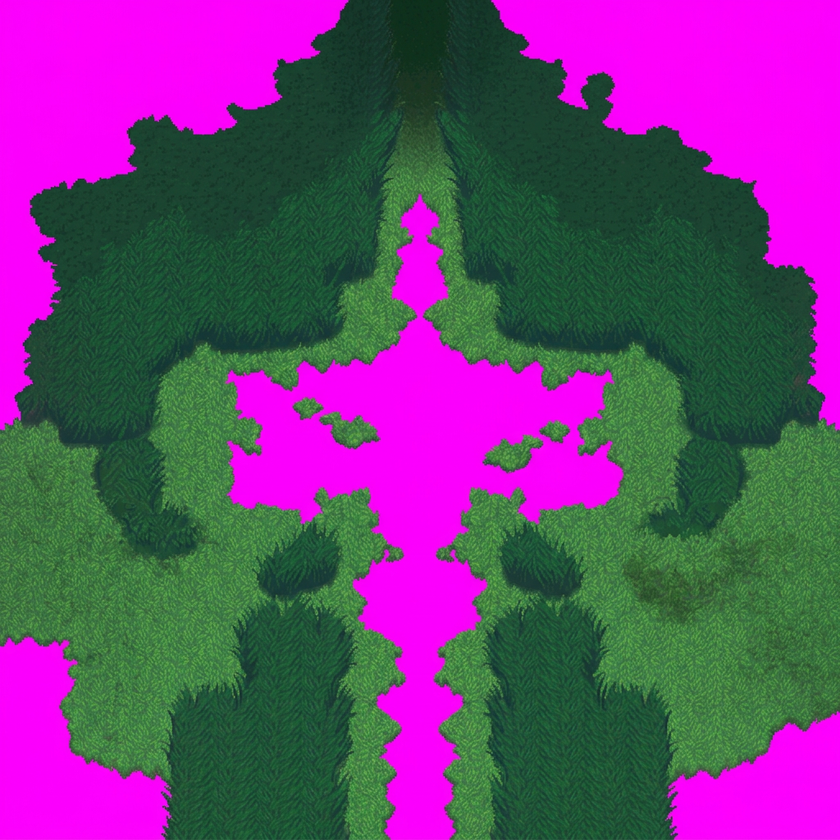
#> input picture source/froggy_forest_dungeon_entry_generated/01_forest_ground_magenta.png, 840 x 840 px, shrunk from 1024 x 1024 before the run
$ python build.py
#> lines starting #> are read from the running program, lines starting #| are printed output that depends on the picture
from pathlib import Path
import json, hashlib
import numpy as np
from PIL import Image
S=Path(__file__).parent
O=Path('renders/froggy_forest_dungeon_entry_multicalque'); O.mkdir(parents=True,exist_ok=True)
files=[('01_sol_foret','01_forest_ground_magenta.png'),('02_falaises_rochers','02_cliffs_rocks_magenta.png'),('03_cascades_eau','04_water_cascades_magenta.png'),('04_chemin_entree','03_path_entrance_floor_magenta.png'),('05_vegetation','05_vegetation_magenta.png'),('06_entree_donjon','06_dungeon_entrance_magenta.png')]
def key(p):
    im=Image.open(S/p).convert('RGBA'); a=np.array(im).astype(np.int32); c=a[0,0,:3]
#> after `c = a[0, 0, :3]`: c = [250, 1, 252]
    d=np.sqrt(((a[:,:,:3]-c)**2).sum(axis=2)); a[:,:,3]=np.clip((d-55)*6,0,255).astype(np.uint8)
#> after `d = np.sqrt(((a[:, :, :3] - c) ** 2).sum(axis=2))`:
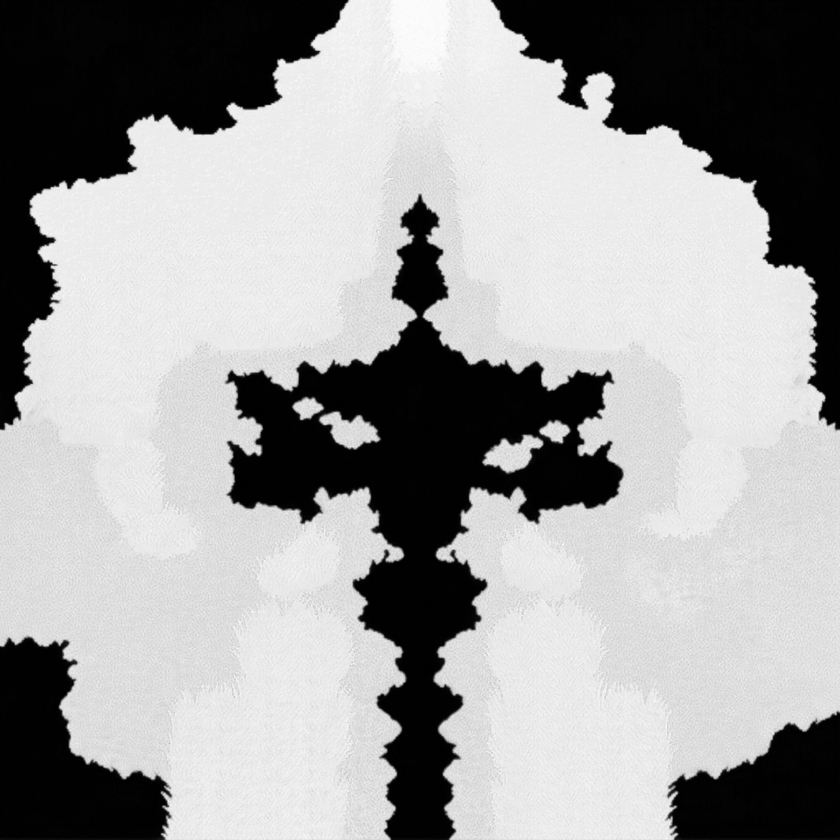
#> d: shape (840, 840) float64; min 0, max 334.2, mean 208.5; drawn with min black and max white
#> after `a[:, :, 3] = np.clip((d - 55) * 6, 0, 255).astype(np.uint8)`:
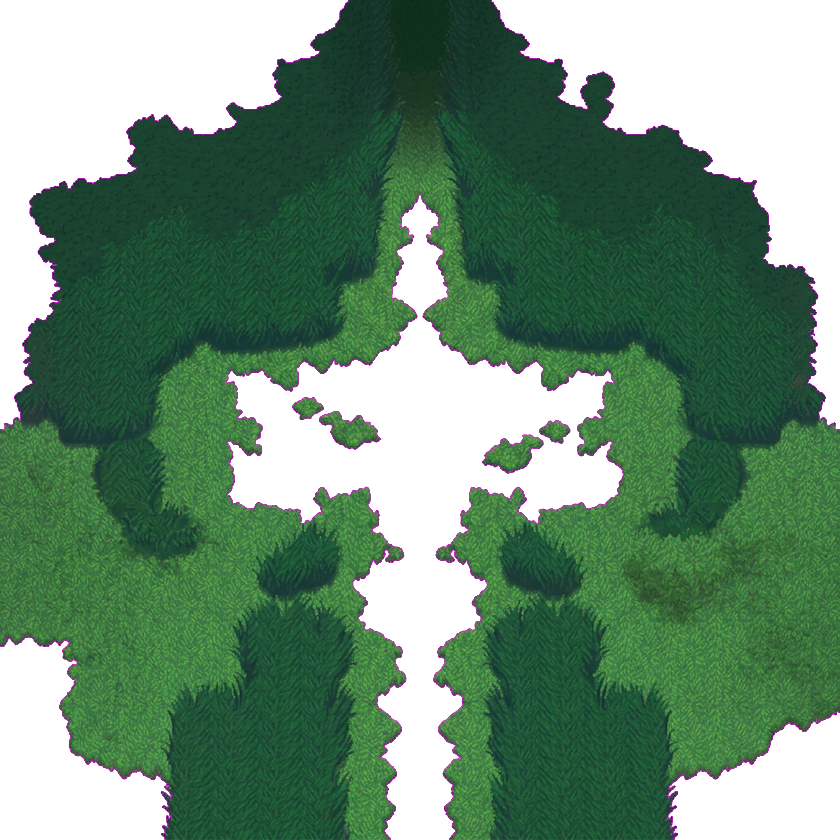
#> a: shape (840, 840, 4) int32; mean R, G, B, A 108.2, 66, 117.5, 177.4; transparent parts drawn white
    return Image.fromarray(a.astype(np.uint8))
ims=[]
for n,f in files:
    im=key(f'{S.name}/{f}') if False else key(S/f)
    im.save(O/f'{n}.png'); ims.append(im)
#> pass 2 of the loop `for n,f in files:`:
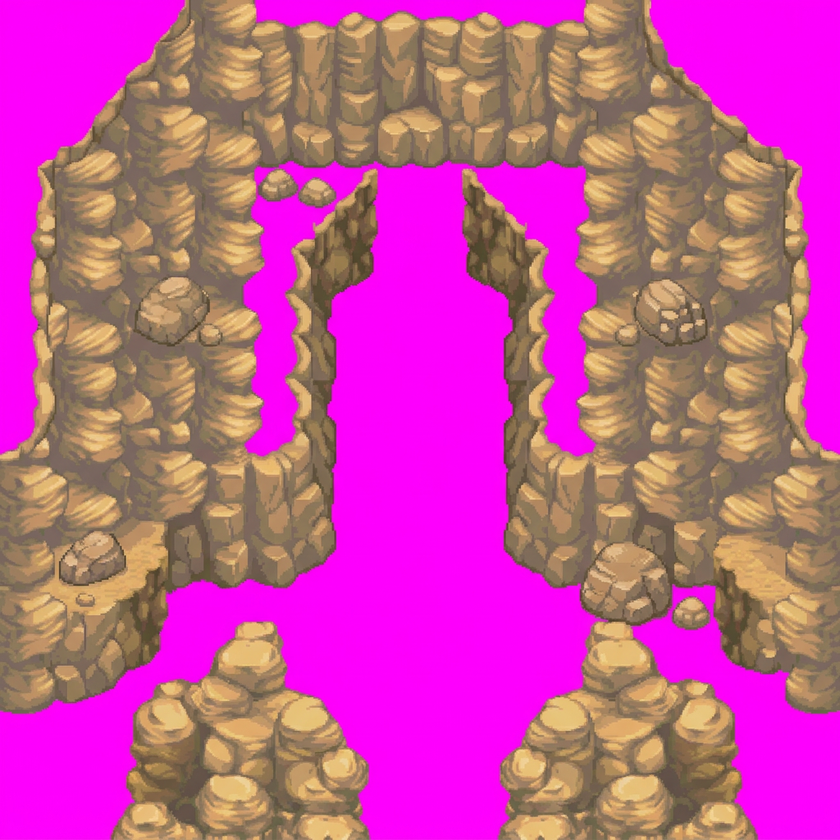
#> input picture source/froggy_forest_dungeon_entry_generated/02_cliffs_rocks_magenta.png, 840 x 840 px, shrunk from 1024 x 1024 before the run
#> c = [253, 1, 254]
#> in key (call 2), `d = np.sqrt(((a[:, :, :3] - c) ** 2).sum(axis=2))`:
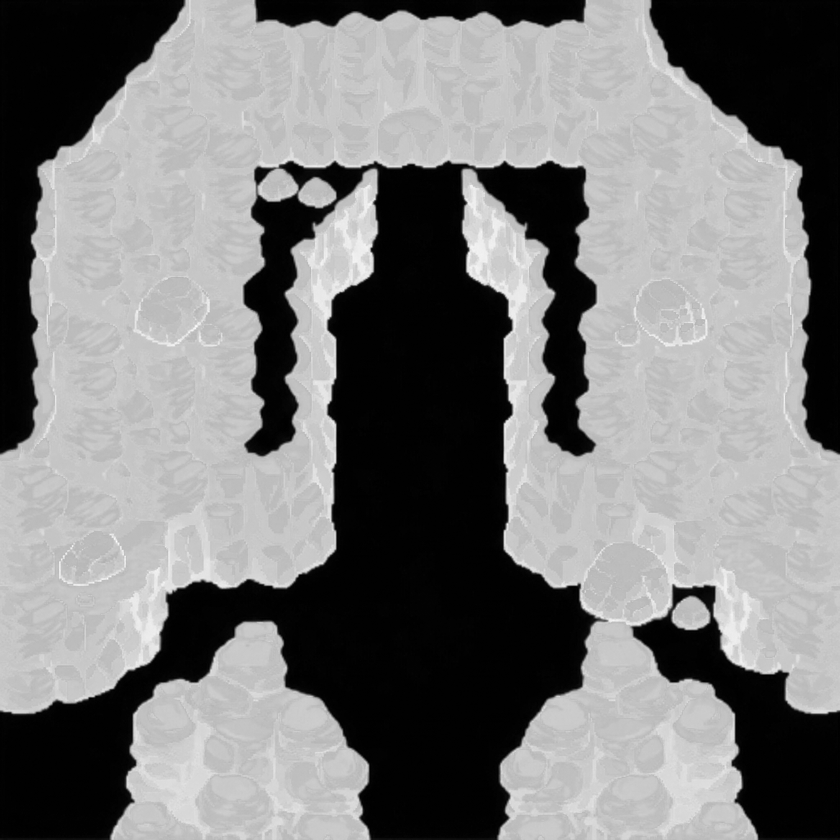
#> d: shape (840, 840) float64; min 0, max 296.3, mean 145.6; drawn with min black and max white
#> in key (call 2), `a[:, :, 3] = np.clip((d - 55) * 6, 0, 255).astype(np.uint8)`:
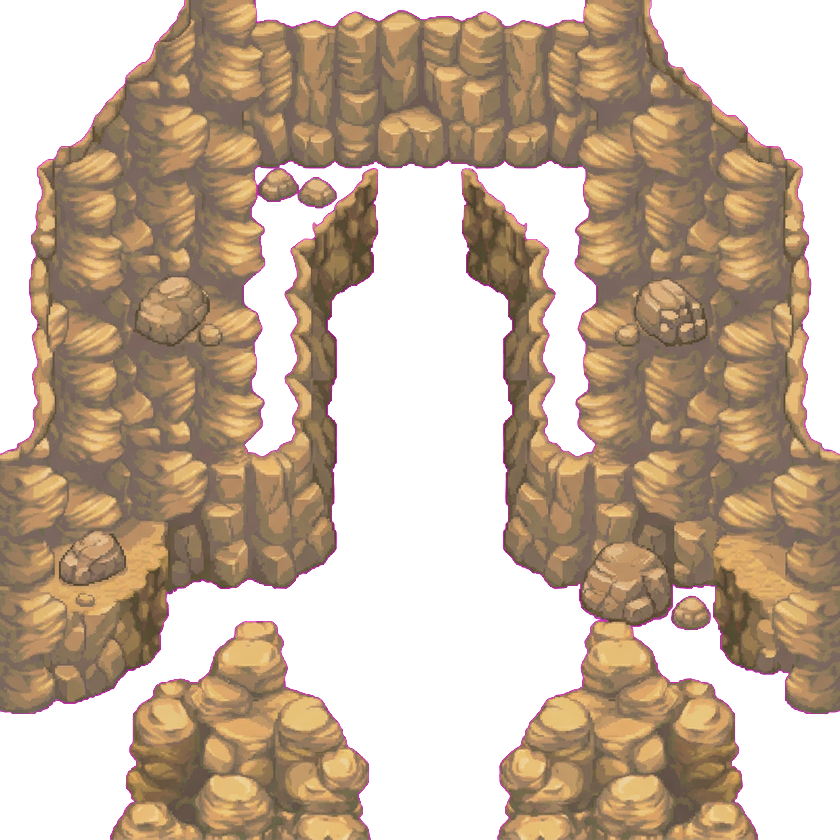
#> a: shape (840, 840, 4) int32; mean R, G, B, A 194.4, 81.6, 153.4, 161.2; transparent parts drawn white
#> pass 3 of the loop `for n,f in files:`:
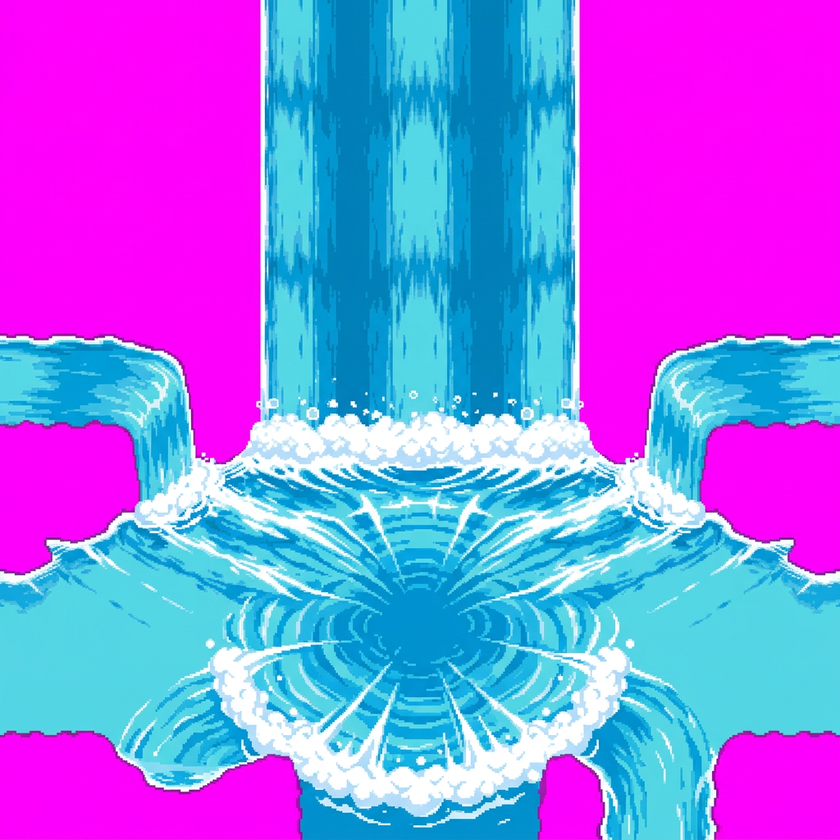
#> input picture source/froggy_forest_dungeon_entry_generated/04_water_cascades_magenta.png, 840 x 840 px, shrunk from 1024 x 1024 before the run
#> c = [250, 1, 250]
#> in key (call 3), `d = np.sqrt(((a[:, :, :3] - c) ** 2).sum(axis=2))`:
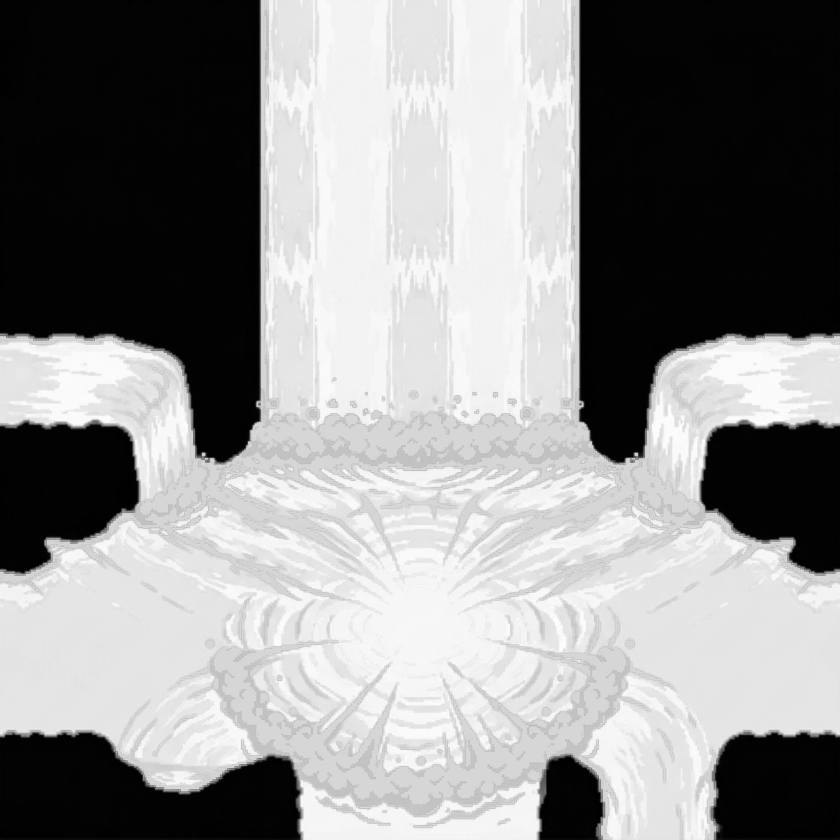
#> d: shape (840, 840) float64; min 0, max 301.4, mean 170.2; drawn with min black and max white
#> in key (call 3), `a[:, :, 3] = np.clip((d - 55) * 6, 0, 255).astype(np.uint8)`:
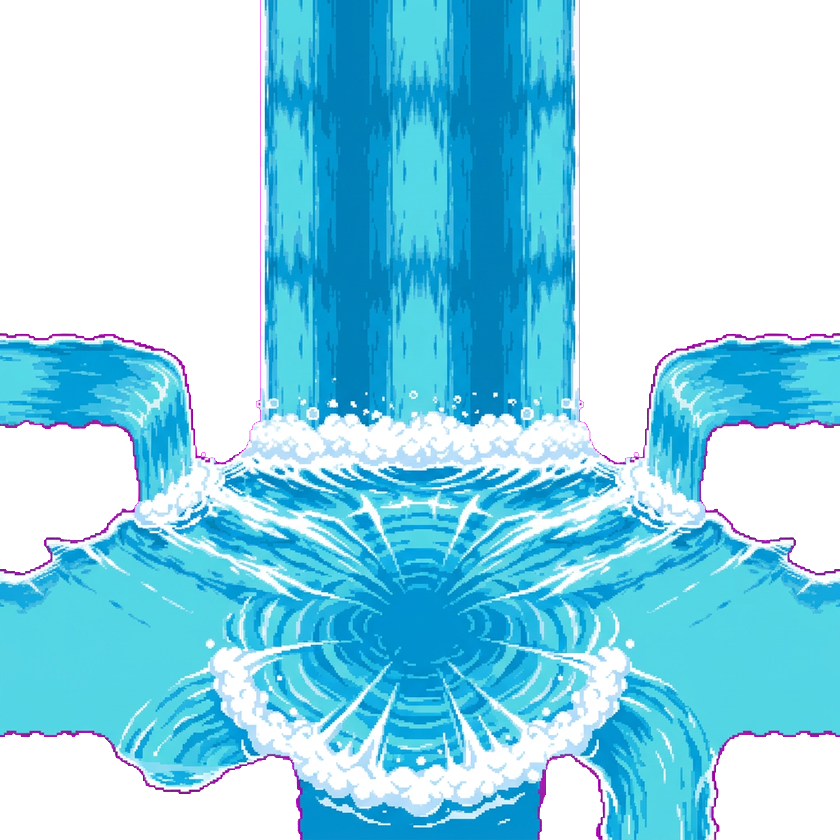
#> a: shape (840, 840, 4) int32; mean R, G, B, A 145.7, 119.2, 233.2, 159.5; transparent parts drawn white
#> the loop made 6 passes; the first 3 are shown
full=Image.new('RGBA',ims[0].size,(22,44,35,255))
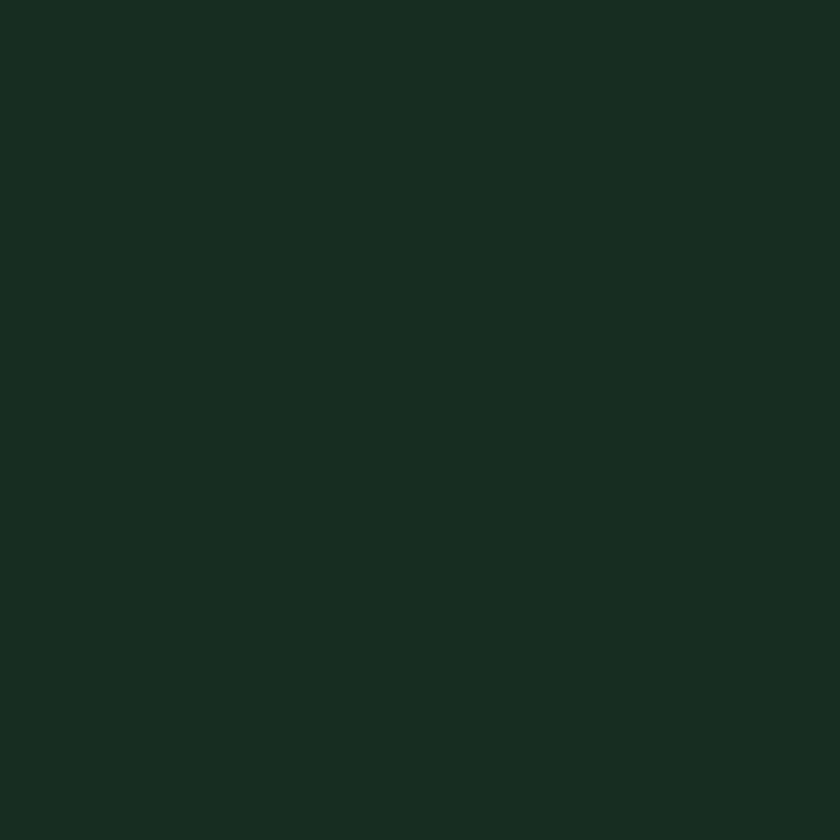
#> full: PIL image 840x840 RGBA; mean R, G, B, A 22, 44, 35, 255
for im in ims: full.alpha_composite(im)
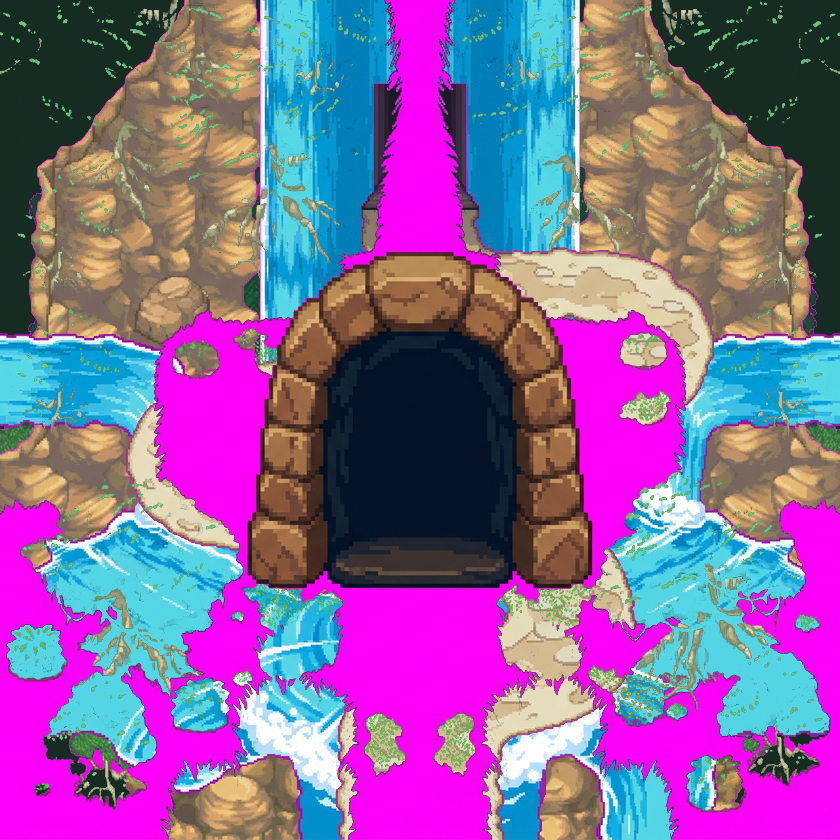
#> full: PIL image 840x840 RGBA; mean R, G, B, A 135.5, 100.7, 152.5, 255
full.save(O/'Froggy_Forest_Entree_Donjon_Cascades_Multicalque.png')
manifest={'canvas_px':list(full.size),'method':'six independently generated image-generator layers, chroma-keyed then recomposed','references':['Foggy_Forest_Base_Camp_TDS.png','entrancecascade.png','Mystifying_Forest_entrance_TDS.png','Waterfall_Cave_ledge_TDS.png'],'layers':[n+'.png' for n,_ in files],'water_only_where_generated':'03_cascades_eau.png','no_house_v2':True}
(O/'manifest.json').write_text(json.dumps(manifest,indent=2,ensure_ascii=False))
h={p.name:hashlib.sha256(p.read_bytes()).hexdigest() for p in O.glob('*.png')}; (O/'hashes.json').write_text(json.dumps(h,indent=2))
